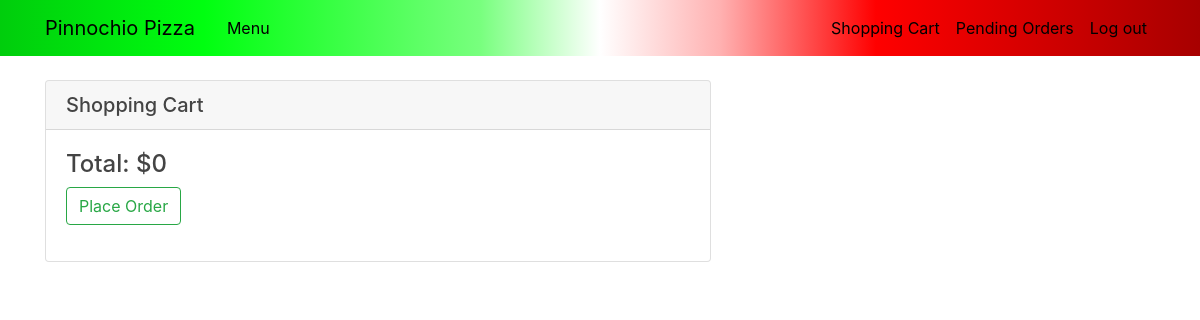
Before: /cart (signed in) with the older database file.
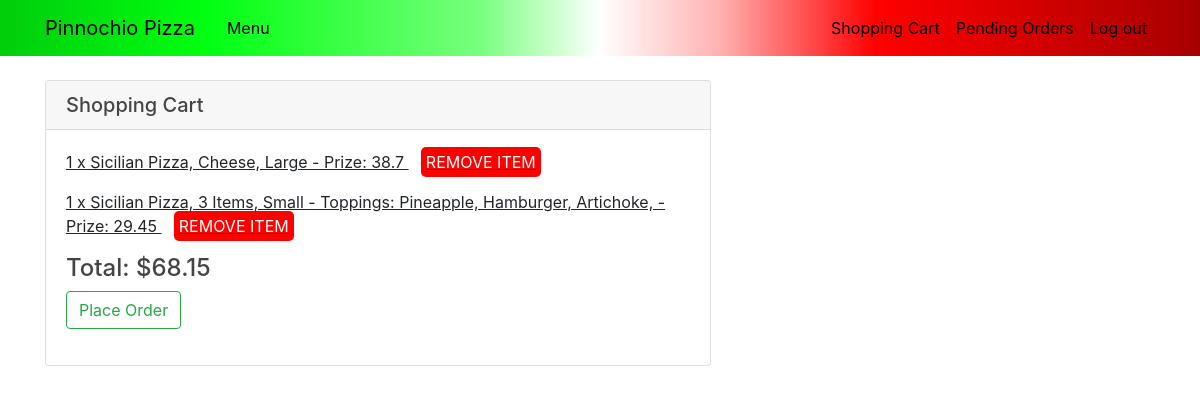
After: the same page with the newer database file.
### orders/models.py (models this page shows, shortened)
class Order(models.Model):
    status = models.CharField(max_length = 30, default = 'Open')
    user = models.ForeignKey(User, on_delete=models.CASCADE)
    @property
    def total(self):
        total = 0
        for orderitem in self.orderitem_set.all():
            total += orderitem.cost
        return total

class OrderItem(models.Model):
    order = models.ForeignKey(Order, on_delete=models.CASCADE)
    menuitem = models.ForeignKey(MenuItem, on_delete=models.CASCADE)
    toppings = models.ManyToManyField(Topping)
    extras = models.ManyToManyField(Extra)
    quantity = models.IntegerField(default = 1)
    def __str__(self):
        display = f"{self.quantity} x {self.menuitem.type}, {self.menuitem.name}, {self.menuitem.size}"
        if self.toppings.count() > 0:
            display += " - Toppings: "
        for topping in self.toppings.all():
            display +=f" {topping.name},"
        if self.extras.count() > 0:
            display += " -  Extras: "
        for extra in self.extras.all():
            display +=f" {extra.name},"
        display += f" - Prize: {self.cost}"
        return display
    @property
    def cost(self):
        cost = self.menuitem.prize
        for extra in self.extras.all():
            cost += extra.prize
        cost = cost*self.quantity
        return cost

class MenuItem(models.Model):
    name = models.CharField(max_length = 30)
    size = models.CharField(max_length = 10)
    type = models.CharField(max_length = 30)
    prize = models.FloatField()
    num_toppings = models.IntegerField()

class Topping(models.Model):
    name = models.CharField(max_length = 30)

### orders/views.py (the view)
# urls.py: path("cart", views.cart, name="cart"),
def cart(request):
    order = Order.objects.filter(user = request.user, status = 'Open').first()
    if order is None:
        order = Order(user = request.user, status = 'Open')
        order.save()
    orderitems = order.orderitem_set.all()
    context = {'order' : order, 'orderitems':orderitems}
    return render(request, "cart.html", context)

### orders/templates/cart.html (shortened to what this page needs)
{% extends "layout.html" %}
{% load crispy_forms_tags %}
{% block body %}
<div class="card">
    <h5 class="card-header">Shopping Cart</h5>
    <div class="card-body">
        {% for orderitem in orderitems %}
      <p class="card-text">{{orderitem}} <a id="links" href="remove/{{orderitem.id}}">Remove Item</a></p>
      {% endfor %}
      <h4>Total: ${{order.total}}</h2>
        <form action = "/place/{{order.id}}" onsubmit="return confirm('Please confirm your order of: {% for orderitem in orderitems %}\n {{orderitem}} {%endfor%} \n For a total of:{{order.total}}');">
            <button class = "btn btn-outline-success" type="submit">Place Order</button>
        </form>
    </div>
  </div>
{% endblock %}

### orders/templates/layout.html (shortened to what this page needs)
{% load static %}
<!DOCTYPE html>
<html lang="en" dir="ltr">
  <head>
    <link rel="stylesheet" href="https://stackpath.bootstrapcdn.com/bootstrap/4.3.1/css/bootstrap.min.css">
    <link rel="stylesheet" href="{% static 'style.css' %}"/>
    <link rel="stylesheet" href="https://cdnjs.cloudflare.com/ajax/libs/font-awesome/4.7.0/css/font-awesome.min.css">
  </head>
  <body>
    <header class="site-header">
      <nav id="navbar" class="navbar navbar-expand-md navbar-dark bg-steel fixed-top">
        <div class="container">
          <a id="link" class="navbar-brand mr-4" href="/">Pinnochio Pizza</a>
          <div class="collapse navbar-collapse" id="navbarToggle">
            <div class="navbar-nav mr-auto">
              <a id="link" class="nav-item nav-link" href="/">Menu</a>
            </div>
            <div class="navbar-nav">
              {% if user.is_authenticated %}
                <a id="link" class="nav-item nav-link" href="/cart">Shopping Cart</a>
                <a id="link" class="nav-item nav-link" href="/orderlist">Pending Orders</a>
                <a id="link" class="nav-item nav-link" href="/logout">Log out</a>
              {% else %}
                <a id="link" class="nav-item nav-link" href="/login">Login</a>
                <a id="link" class="nav-item nav-link" href="/register">Register</a>
              {% endif %}
          </div>
        </div>
      </nav>
    </header>
    <main role="main" class="container">
        {% block body %}{% endblock %}
    </main>
  </body>
</html>

### orders/static/style.css (style rules this page uses)
body { background-image: url("./za.jpg"); height:100%; background-repeat: no-repeat; background-size: cover; margin-top: 5rem; background-attachment: fixed; }
h1, h2, h3, h4, h5, h6 { color: #444444; }
#link { color:black; }
#navbar { background: rgb(0,205,12); background: linear-gradient(90deg, rgba(0,205,12,1) 0%, rgba(0,255,16,1) 17%, rgba(120,255,126,1) 40%, rgba(255,255,255,1) 50%, rgba(255,177,177,1) 60%, rgba(255,0,0,1) 73%, rgba(167,0,0,1) 100%); }
.site-header .navbar-nav .nav-link { color: #cbd5db; }

### orders/templates/cart.html (style rules this page uses)
.card { width:60%; background-color: grey; }
#links { margin-left:2%; background-color: red; color: white; padding: .3em .3em; text-decoration: none; text-transform: uppercase; border-radius: 5px; }
.card-text { text-decoration: underline; }

Changed rows visible on the page:
no longer on this page (row edited): Order: total "0"
added OrderItem: quantity+menuitem+id "1 x Sicilian Pizza, Cheese, Large - Prize: 38.7"
added OrderItem: quantity+menuitem+id "1 x Sicilian Pizza, 3 Items, Small - Toppings: Pineapple, Hamburger, Artichoke, - Prize: 29.45"
added Order: total "68.15"
